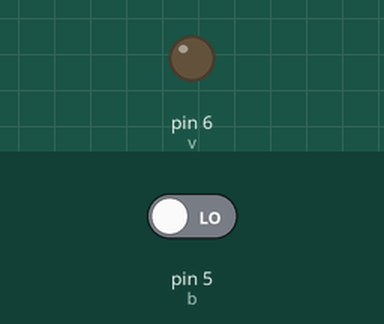
Simulated run of this sketch. Board: Arduino Uno, built with avr-gcc and run on an emulated ATmega328P. On the bench: output pins drawn as LEDs (lit = HIGH). Inputs (shaded band) come from the test bench; at power-on: pin 5 (b) LOW.

Above: at 1.2 s.
1.3 s: pin 5 (b) driven HIGH
At 1.7 s:
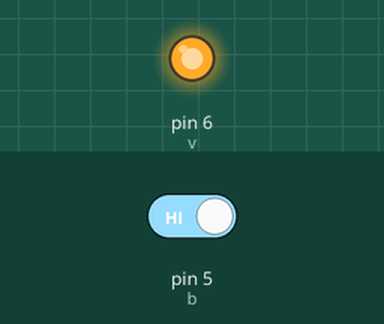
2.8 s: pin 5 (b) driven LOW
At 4.0 s:
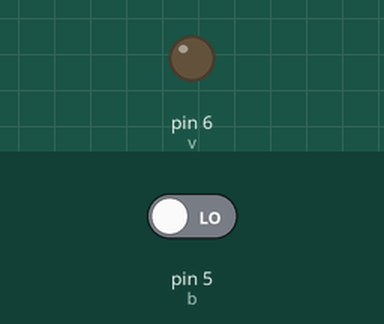
Timing chart, 0 to 5.8 s (numbered marks = the images above; inputs shaded):
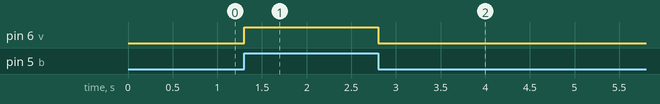

Measured:
- after the input at 1.3 s, pin 6 (v): LOW → HIGH at once
- after the input at 2.8 s, pin 6 (v): HIGH → LOW at once

The sketch:

Aula_2_Bot_o.ino
```cpp
const int b = 5;
const int v = 6;
int e;

void setup() {
  // put your setup code here, to run once:
pinMode (b,INPUT);
pinMode (v,OUTPUT);
}
void loop() {
  // put your main code here, to run repeatedly:
e = digitalRead (b);
if (e == HIGH) {
digitalWrite (v,HIGH);
}
else {
digitalWrite (v,LOW);

}
}
```
